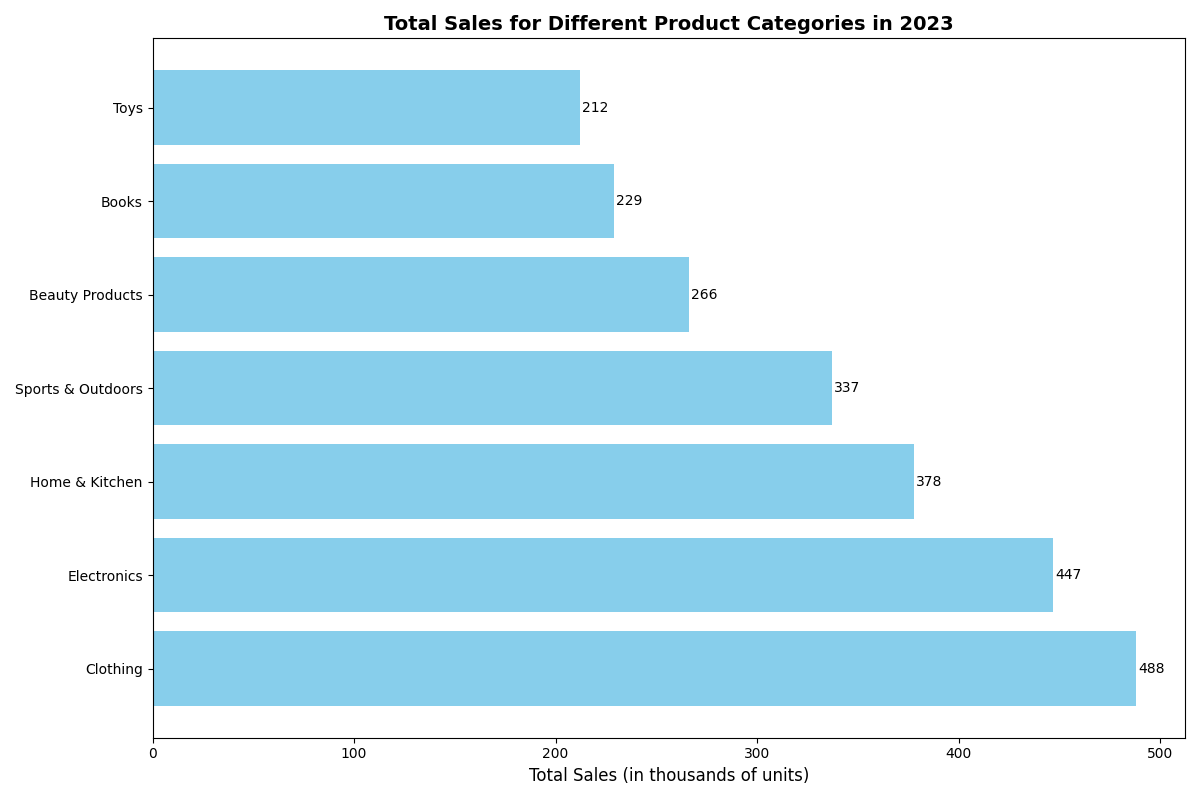

Write the Python code that produced this figure.
import matplotlib.pyplot as plt
import numpy as np

categories = ['Electronics', 'Books', 'Clothing', 'Home & Kitchen', 'Sports & Outdoors', 'Toys', 'Beauty Products']
sales_data = {
    'Electronics': [25, 22, 27, 20, 30, 35, 40, 38, 45, 50, 55, 60],
    'Books': [15, 18, 24, 30, 22, 20, 25, 20, 15, 10, 12, 18],
    'Clothing': [20, 25, 30, 28, 35, 40, 38, 42, 50, 55, 60, 65],
    'Home & Kitchen': [18, 22, 27, 23, 25, 30, 35, 33, 37, 40, 43, 45],
    'Sports & Outdoors': [10, 15, 20, 18, 22, 25, 27, 30, 35, 40, 45, 50],
    'Toys': [5, 7, 10, 9, 14, 18, 22, 19, 21, 25, 30, 32],
    'Beauty Products': [8, 9, 15, 12, 16, 20, 25, 28, 29, 31, 35, 38]
}

# Calculate total sales for each category
total_sales = {category: sum(sales) for category, sales in sales_data.items()}

# Sort categories based on total sales
sorted_categories = sorted(total_sales, key=total_sales.get, reverse=True)

# Sort sales data according to sorted categories
sorted_sales_data = {category: sales_data[category] for category in sorted_categories}

# Create the plot
fig, ax = plt.subplots(figsize=(12, 8))

# Plotting the sorted bar chart
y_pos = np.arange(len(sorted_categories))
sales_totals = [total_sales[category] for category in sorted_categories]
ax.barh(y_pos, sales_totals, align='center', color='skyblue')
ax.set_yticks(y_pos)
ax.set_yticklabels(sorted_categories)

ax.set_xlabel('Total Sales (in thousands of units)', fontsize=12)
ax.set_title('Total Sales for Different Product Categories in 2023', fontsize=14, fontweight='bold')

# Annotate sales values on each bar
for i, v in enumerate(sales_totals):
    ax.text(v + 1, i, str(v), va='center', fontsize=10)

plt.tight_layout()
plt.show()
